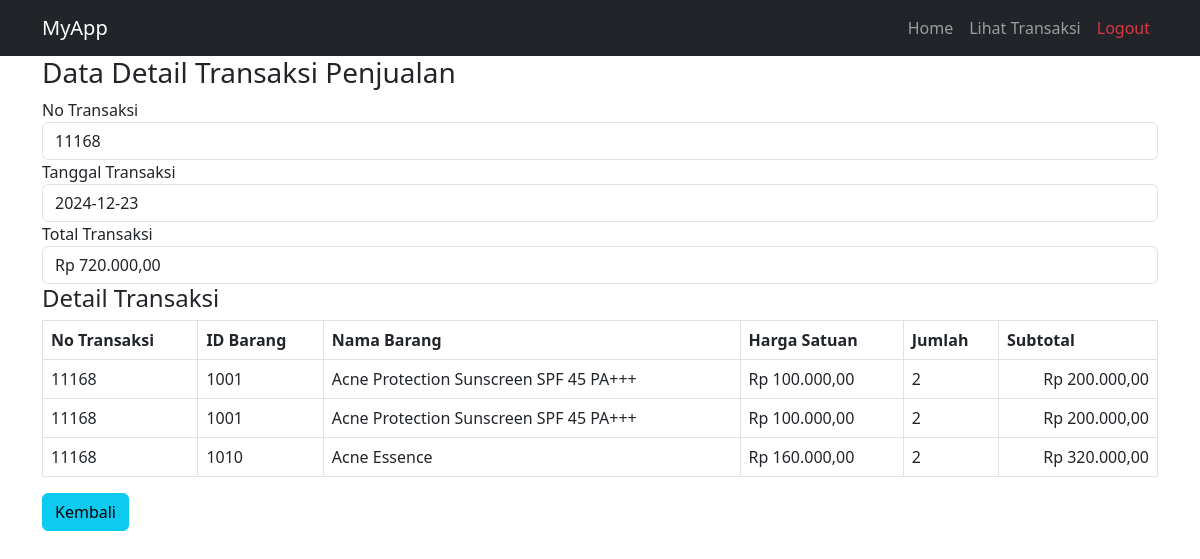
The page /code/detailtransaksi.php?id=11168 (signed in) on the database its author committed.
### tables this page shows
CREATE TABLE `transaksi_penjualan_produk`  (
  `Id_trans_penjualan_produk` int NOT NULL AUTO_INCREMENT,
  `Metode_penjualan` varchar(20) NULL DEFAULT NULL,
  `Tgl_penjualan` date NULL DEFAULT NULL,
  `total_bayar` int NULL DEFAULT NULL,
  `Id_produk` int NULL DEFAULT NULL,
  `Jumlah` int NULL DEFAULT NULL,
  PRIMARY KEY (`Id_trans_penjualan_produk`) USING BTREE,
  INDEX `fk_transaksi_penjualan_produk`(`Id_produk` ASC) USING BTREE,
  CONSTRAINT `fk_transaksi_penjualan_produk` FOREIGN KEY (`Id_produk`) REFERENCES `produk` (`Id_produk`) ON DELETE RESTRICT ON UPDATE RESTRICT
);

### code/koneksi.php (called while the page is built, shortened)
<?php
$conn = mysqli_connect("localhost", "root", "", "klinik_kecantikan_2");
function GetTotalTransaksi($id_transaksi) {
    global $conn;
    $query = "SELECT SUM(Harga_Satuan * Jumlah) AS totalTrans FROM detail_pembelian WHERE Id_pembelian = '$id_transaksi'";
    $result = mysqli_query($conn, $query);
    $data = mysqli_fetch_assoc($result);
    return $data["totalTrans"] ?? 0;
}
function GetDataDetailTransaksi($id_transaksi) {
    global $conn;
    $query = "SELECT dp.Id_produk, p.Nama_produk, dp.Jumlah, dp.Harga_Satuan,
                     (dp.Harga_Satuan * dp.Jumlah) AS subtotal
              FROM detail_pembelian dp
              JOIN produk p ON dp.Id_produk = p.Id_produk
              WHERE dp.Id_pembelian = '$id_transaksi'";
    $result = mysqli_query($conn, $query);
    return mysqli_fetch_all($result, MYSQLI_ASSOC);
}
function formatRp($angka) {
    return "Rp " . number_format($angka, 2, ',', '.');
}

### code/DetailTransaksi.php (the view, shortened to what this page needs)
<?php
require 'koneksi.php';
$id = $_GET["id"] ?? null;
$queryTransaksi = "SELECT id_trans_penjualan_produk, tgl_penjualan
                   FROM transaksi_penjualan_produk
                   WHERE id_trans_penjualan_produk = '$id'";
$resultTransaksi = mysqli_query($conn, $queryTransaksi);
$dataTransaksi = mysqli_fetch_assoc($resultTransaksi);
$nominal = GetTotalTransaksi($id);
$detail = GetDataDetailTransaksi($id);
?>
<html>
<head>
   <link href="https://cdn.jsdelivr.net/npm/bootstrap@5.3.0/dist/css/bootstrap.min.css" rel="stylesheet">
</head>
<body>
<nav class="navbar navbar-expand-lg navbar-dark bg-dark">
        <div class="container">
            <a class="navbar-brand" href="#">MyApp</a>
            <div class="collapse navbar-collapse" id="navbarNav">
                <ul class="navbar-nav ms-auto">
                    <li class="nav-item">
                        <a class="nav-link" href="index.php">Home</a>
                    </li>
                    <li class="nav-item">
                        <a class="nav-link" href="view_transaksi.php">Lihat Transaksi</a>
                    </li>
                    <li class="nav-item">
                        <a class="nav-link text-danger" href="logout.php">Logout</a>
                    </li>
                </ul>
            </div>
        </div>
    </nav>
    <div class="container">
        <h3>Data Detail Transaksi Penjualan</h3>
        <div class="form-group">
            <label>No Transaksi</label>
            <input type="text" name="no_transaksi" class="form-control"
                   value="<?= htmlspecialchars($dataTransaksi['id_trans_penjualan_produk']); ?>" readonly>
        </div>
        <div class="form-group">
            <label>Tanggal Transaksi</label>
            <input type="text" class="form-control" name="tgl"
                   value="<?= htmlspecialchars($dataTransaksi['tgl_penjualan']); ?>" readonly>
        </div>
        <div class="form-group">
            <label>Total Transaksi</label>
            <input type="text" class="form-control"
                   value="<?= formatRp($nominal); ?>" readonly>
        </div>
        <h4>Detail Transaksi</h4>
        <table class="table table-bordered table-hover">
            <thead>
                <tr>
                    <th>No Transaksi</th>
                    <th>ID Barang</th>
                    <th>Nama Barang</th>
                    <th>Harga Satuan</th>
                    <th>Jumlah</th>
                    <th>Subtotal</th>
                </tr>
            </thead>
            <tbody>
                <?php if (empty($detail)): ?>
                    <tr>
                        <td colspan="6" class="text-center">Tidak ada detail transaksi.</td>
                    </tr>
                <?php else: ?>
                    <?php foreach ($detail as $data): ?>
                        <tr>
                            <td><?= htmlspecialchars($dataTransaksi['id_trans_penjualan_produk']); ?></td>
                            <td><?= htmlspecialchars($data['Id_produk']); ?></td>
                            <td><?= htmlspecialchars($data['Nama_produk']); ?></td>
                            <td><?= formatRp($data['Harga_Satuan']); ?></td>
                            <td><?= htmlspecialchars($data['Jumlah']); ?></td>
                            <td align="right"><?= formatRp($data['subtotal']); ?></td>
                        </tr>
                    <?php endforeach; ?>
                <?php endif; ?>
            </tbody>
        </table>
        <a href="view_transaksi.php" class="btn btn-info" role="button">Kembali</a>
    </div>
</body>
</html>

### rows shown on the page
transaksi_penjualan_produk: no_transaksi "11168", tgl "2024-12-23", Id_trans_penjualan_produk "11168"

### other values the page prints
$data['Id_produk'] "1001"
$data['Nama_produk'] "Acne Protection Sunscreen SPF 45 PA+++"
formatRp($data['Harga_Satuan']) "Rp 100.000,00"
$data['Jumlah'] "2"
formatRp($data['subtotal']) "Rp 200.000,00"
$data['Id_produk'] "1010"
$data['Nama_produk'] "Acne Essence"
formatRp($data['Harga_Satuan']) "Rp 160.000,00"
formatRp($data['subtotal']) "Rp 320.000,00"
